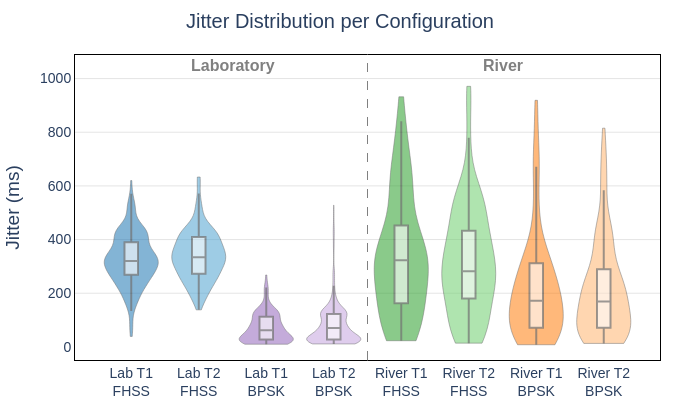

The notebook cell this image was saved under:
### Code cell
# ── 6.4 Jitter Violin ────────────────────────────────────────────────────────

short_labels_jitter = [
    "Lab T1<br>FHSS", "Lab T2<br>FHSS",
    "Lab T1<br>BPSK", "Lab T2<br>BPSK",
    "River T1<br>FHSS", "River T2<br>FHSS",
    "River T1<br>BPSK","River T2<br>BPSK",
]

fig = go.Figure()

# ── Violin + mean markers ────────────────────────────────────────────────────
for i, l in enumerate(labels):
    m  = metrics[l]
    sl = short_labels_jitter[i]

    fig.add_trace(go.Violin(
        y=m["jitter_vals"],
        x=[sl] * len(m["jitter_vals"]),
        name=sl.replace("<br>", " "),
        fillcolor=COLORS[i],
        opacity=0.55,
        line_color="rgba(0,0,0,0.5)",
        line_width=1,
        box_visible=True,
        box=dict(
            fillcolor="rgba(255,255,255,0.6)",
            line=dict(color="rgba(0,0,0,0.7)", width=2),
        ),
        meanline_visible=False,
        points=False,
        showlegend=False,
        width=0.8,
        spanmode="hard",
    ))

# ── Group separator ───────────────────────────────────────────────────────────
fig.add_vline(
    x=3.5,
    line_dash="dash",
    line_color="gray",
    line_width=1,
)

# ── Dynamic group label height (clean scaling) ───────────────────────────────
all_max_jitter = max(m["jitter_max"] for m in metrics.values())
group_label_y  = all_max_jitter * 1.08

fig.add_annotation(
    x=1.5,
    y=group_label_y,
    text="<b>Laboratory</b>",
    showarrow=False,
    font=dict(size=16, color="gray"),
)

fig.add_annotation(
    x=5.5,
    y=group_label_y,
    text="<b>River</b>",
    showarrow=False,
    font=dict(size=16, color="gray"),
)

# ── Layout (fully aligned with other figures) ────────────────────────────────
fig.update_layout(
    title=dict(
        text="Jitter Distribution per Configuration",
        font=dict(size=20),
        x=0.5,
        xanchor="center",
    ),
    width=680,
    height=420,
    plot_bgcolor="white",
    paper_bgcolor="white",
    font=dict(family="Arial, sans-serif", size=16),
    margin=dict(l=55, r=20, t=55, b=60),
    violingap=0.25,
    violingroupgap=0.1,
    legend=dict(
        x=0.01,
        y=0.99,
        bgcolor="rgba(255,255,255,0.9)",
        bordercolor="black",
        borderwidth=1,
        font=dict(size=12),
    ),
)

# ── Axes styling (consistent frame + grid) ───────────────────────────────────
fig.update_xaxes(
    showgrid=False,
    linecolor="black",
    mirror=True,
    tickfont=dict(size=14),
)

fig.update_yaxes(
    title_text="Jitter (ms)",
    gridcolor="#e5e5e5",
    linecolor="black",
    mirror=True,
    tickfont=dict(size=14),
)

save_fig(fig, "jitter_violin")
fig.show()

### Figure 1 — Plotly figure (JSON) as saved in the notebook; plotly's stock layout.template omitted (floating-point values rounded to 4 significant figures; data arrays with more than 128 entries replaced by an {"elided": "..."} marker saying what was removed)
{"data": [{"box": {"fillcolor": "rgba(255,255,255,0.6)", "line": {"color": "rgba(0,0,0,0.7)", "width": 2}, "visible": true}, "fillcolor": "#1f77b4", "line": {"color": "rgba(0,0,0,0.5)", "width": 1}, "meanline": {"visible": false}, "name": "Lab T1 FHSS", "opacity": 0.55, "points": false, "showlegend": false, "spanmode": "hard", "type": "violin", "width": 0.8, "x": {"elided": "194 str values"}, "y": {"elided": "194 float values"}}, {"box": {"fillcolor": "rgba(255,255,255,0.6)", "line": {"color": "rgba(0,0,0,0.7)", "width": 2}, "visible": true}, "fillcolor": "#4fa3d1", "line": {"color": "rgba(0,0,0,0.5)", "width": 1}, "meanline": {"visible": false}, "name": "Lab T2 FHSS", "opacity": 0.55, "points": false, "showlegend": false, "spanmode": "hard", "type": "violin", "width": 0.8, "x": {"elided": "221 str values"}, "y": {"elided": "221 float values"}}, {"box": {"fillcolor": "rgba(255,255,255,0.6)", "line": {"color": "rgba(0,0,0,0.7)", "width": 2}, "visible": true}, "fillcolor": "#9467bd", "line": {"color": "rgba(0,0,0,0.5)", "width": 1}, "meanline": {"visible": false}, "name": "Lab T1 BPSK", "opacity": 0.55, "points": false, "showlegend": false, "spanmode": "hard", "type": "violin", "width": 0.8, "x": {"elided": "134 str values"}, "y": {"elided": "134 float values"}}, {"box": {"fillcolor": "rgba(255,255,255,0.6)", "line": {"color": "rgba(0,0,0,0.7)", "width": 2}, "visible": true}, "fillcolor": "#c5a5e0", "line": {"color": "rgba(0,0,0,0.5)", "width": 1}, "meanline": {"visible": false}, "name": "Lab T2 BPSK", "opacity": 0.55, "points": false, "showlegend": false, "spanmode": "hard", "type": "violin", "width": 0.8, "x": {"elided": "368 str values"}, "y": {"elided": "368 float values"}}, {"box": {"fillcolor": "rgba(255,255,255,0.6)", "line": {"color": "rgba(0,0,0,0.7)", "width": 2}, "visible": true}, "fillcolor": "#2ca02c", "line": {"color": "rgba(0,0,0,0.5)", "width": 1}, "meanline": {"visible": false}, "name": "River T1 FHSS", "opacity": 0.55, "points": false, "showlegend": false, "spanmode": "hard", "type": "violin", "width": 0.8, "x": ["River T1<br>FHSS", "River T1<br>FHSS", "River T1<br>FHSS", "River T1<br>FHSS", "River T1<br>FHSS", "River T1<br>FHSS", "River T1<br>FHSS", "River T1<br>FHSS", "River T1<br>FHSS", "River T1<br>FHSS", "River T1<br>FHSS", "River T1<br>FHSS", "River T1<br>FHSS", "River T1<br>FHSS", "River T1<br>FHSS", "River T1<br>FHSS", "River T1<br>FHSS", "River T1<br>FHSS", "River T1<br>FHSS", "River T1<br>FHSS", "River T1<br>FHSS", "River T1<br>FHSS", "River T1<br>FHSS", "River T1<br>FHSS", "River T1<br>FHSS", "River T1<br>FHSS", "River T1<br>FHSS", "River T1<br>FHSS", "River T1<br>FHSS", "River T1<br>FHSS", "River T1<br>FHSS", "River T1<br>FHSS", "River T1<br>FHSS", "River T1<br>FHSS", "River T1<br>FHSS", "River T1<br>FHSS", "River T1<br>FHSS", "River T1<br>FHSS", "River T1<br>FHSS", "River T1<br>FHSS", "River T1<br>FHSS", "River T1<br>FHSS", "River T1<br>FHSS", "River T1<br>FHSS", "River T1<br>FHSS", "River T1<br>FHSS", "River T1<br>FHSS", "River T1<br>FHSS", "River T1<br>FHSS", "River T1<br>FHSS", "River T1<br>FHSS", "River T1<br>FHSS", "River T1<br>FHSS", "River T1<br>FHSS", "River T1<br>FHSS", "River T1<br>FHSS", "River T1<br>FHSS", "River T1<br>FHSS", "River T1<br>FHSS", "River T1<br>FHSS", "River T1<br>FHSS", "River T1<br>FHSS", "River T1<br>FHSS", "River T1<br>FHSS", "River T1<br>FHSS", "River T1<br>FHSS", "River T1<br>FHSS", "River T1<br>FHSS", "River T1<br>FHSS", "River T1<br>FHSS", "River T1<br>FHSS", "River T1<br>FHSS", "River T1<br>FHSS", "River T1<br>FHSS", "River T1<br>FHSS", "River T1<br>FHSS", "River T1<br>FHSS", "River T1<br>FHSS", "River T1<br>FHSS", "River T1<br>FHSS"], "y": [182.0, 62.0, 220.0, 34.0, 317.0, 331.0, 260.0, 683.0, 769.0, 330.0, 225.0, 44.0, 378.0, 272.0, 329.0, 520.0, 230.0, 320.0, 432.0, 631.0, 620.0, 372.0, 332.0, 122.0, 86.0, 932.0, 612.0, 181.0, 168.0, 329.0, 28.0, 377.0, 644.0, 79.0, 26.0, 271.0, 578.0, 571.0, 29.0, 374.0, 779.0, 72.0, 273.0, 522.0, 428.0, 372.0, 378.0, 145.0, 23.0, 328.0, 128.0, 321.0, 472.0, 378.0, 71.0, 128.0, 178.0, 71.0, 213.0, 672.0, 430.0, 324.0, 158.0, 278.0, 272.0, 226.0, 421.0, 629.0, 723.0, 329.0, 527.0, 121.0, 28.0, 227.0, 422.0, 829.0, 841.0, 624.0, 122.0, 228.0]}, {"box": {"fillcolor": "rgba(255,255,255,0.6)", "line": {"color": "rgba(0,0,0,0.7)", "width": 2}, "visible": true}, "fillcolor": "#6fcf6f", "line": {"color": "rgba(0,0,0,0.5)", "width": 1}, "meanline": {"visible": false}, "name": "River T2 FHSS", "opacity": 0.55, "points": false, "showlegend": false, "spanmode": "hard", "type": "violin", "width": 0.8, "x": ["River T2<br>FHSS", "River T2<br>FHSS", "River T2<br>FHSS", "River T2<br>FHSS", "River T2<br>FHSS", "River T2<br>FHSS", "River T2<br>FHSS", "River T2<br>FHSS", "River T2<br>FHSS", "River T2<br>FHSS", "River T2<br>FHSS", "River T2<br>FHSS", "River T2<br>FHSS", "River T2<br>FHSS", "River T2<br>FHSS", "River T2<br>FHSS", "River T2<br>FHSS", "River T2<br>FHSS", "River T2<br>FHSS", "River T2<br>FHSS", "River T2<br>FHSS", "River T2<br>FHSS", "River T2<br>FHSS", "River T2<br>FHSS", "River T2<br>FHSS", "River T2<br>FHSS", "River T2<br>FHSS", "River T2<br>FHSS", "River T2<br>FHSS", "River T2<br>FHSS", "River T2<br>FHSS", "River T2<br>FHSS", "River T2<br>FHSS", "River T2<br>FHSS", "River T2<br>FHSS", "River T2<br>FHSS", "River T2<br>FHSS", "River T2<br>FHSS", "River T2<br>FHSS", "River T2<br>FHSS", "River T2<br>FHSS", "River T2<br>FHSS", "River T2<br>FHSS", "River T2<br>FHSS", "River T2<br>FHSS", "River T2<br>FHSS", "River T2<br>FHSS", "River T2<br>FHSS", "River T2<br>FHSS", "River T2<br>FHSS", "River T2<br>FHSS", "River T2<br>FHSS", "River T2<br>FHSS", "River T2<br>FHSS", "River T2<br>FHSS", "River T2<br>FHSS", "River T2<br>FHSS", "River T2<br>FHSS", "River T2<br>FHSS", "River T2<br>FHSS", "River T2<br>FHSS", "River T2<br>FHSS", "River T2<br>FHSS", "River T2<br>FHSS", "River T2<br>FHSS", "River T2<br>FHSS", "River T2<br>FHSS", "River T2<br>FHSS", "River T2<br>FHSS", "River T2<br>FHSS", "River T2<br>FHSS", "River T2<br>FHSS", "River T2<br>FHSS", "River T2<br>FHSS", "River T2<br>FHSS", "River T2<br>FHSS", "River T2<br>FHSS", "River T2<br>FHSS", "River T2<br>FHSS", "River T2<br>FHSS", "River T2<br>FHSS", "River T2<br>FHSS", "River T2<br>FHSS", "River T2<br>FHSS", "River T2<br>FHSS", "River T2<br>FHSS", "River T2<br>FHSS", "River T2<br>FHSS", "River T2<br>FHSS", "River T2<br>FHSS", "River T2<br>FHSS", "River T2<br>FHSS", "River T2<br>FHSS", "River T2<br>FHSS", "River T2<br>FHSS", "River T2<br>FHSS", "River T2<br>FHSS", "River T2<br>FHSS", "River T2<br>FHSS", "River T2<br>FHSS", "River T2<br>FHSS", "River T2<br>FHSS", "River T2<br>FHSS", "River T2<br>FHSS", "River T2<br>FHSS", "River T2<br>FHSS"], "y": [419.0, 331.0, 319.0, 230.0, 32.0, 288.0, 181.0, 269.0, 230.0, 220.0, 533.0, 620.0, 331.0, 271.0, 383.0, 269.0, 383.0, 71.0, 133.0, 519.0, 531.0, 220.0, 534.0, 971.0, 580.0, 269.0, 81.0, 170.0, 433.0, 220.0, 67.0, 19.0, 130.0, 268.0, 181.0, 370.0, 384.0, 270.0, 910.0, 182.0, 742.0, 280.0, 70.0, 283.0, 570.0, 532.0, 88.0, 521.0, 433.0, 370.0, 382.0, 70.0, 180.0, 31.0, 67.0, 422.0, 334.0, 219.0, 932.0, 483.0, 370.0, 381.0, 268.0, 331.0, 119.0, 388.0, 432.0, 169.0, 180.0, 469.0, 615.0, 169.0, 20.0, 333.0, 520.0, 433.0, 421.0, 232.0, 267.0, 80.0, 132.0, 19.0, 60.0, 187.0, 363.0, 580.0, 563.0, 234.0, 323.0, 531.0, 621.0, 334.0, 14.0, 67.0, 185.0, 268.0, 280.0, 470.0, 529.0, 21.0, 72.0, 462.0, 779.0, 271.0, 69.0, 522.0]}, {"box": {"fillcolor": "rgba(255,255,255,0.6)", "line": {"color": "rgba(0,0,0,0.7)", "width": 2}, "visible": true}, "fillcolor": "#ff7f0e", "line": {"color": "rgba(0,0,0,0.5)", "width": 1}, "meanline": {"visible": false}, "name": "River T1 BPSK", "opacity": 0.55, "points": false, "showlegend": false, "spanmode": "hard", "type": "violin", "width": 0.8, "x": ["River T1<br>BPSK", "River T1<br>BPSK", "River T1<br>BPSK", "River T1<br>BPSK", "River T1<br>BPSK", "River T1<br>BPSK", "River T1<br>BPSK", "River T1<br>BPSK", "River T1<br>BPSK", "River T1<br>BPSK", "River T1<br>BPSK", "River T1<br>BPSK", "River T1<br>BPSK", "River T1<br>BPSK", "River T1<br>BPSK", "River T1<br>BPSK", "River T1<br>BPSK", "River T1<br>BPSK", "River T1<br>BPSK", "River T1<br>BPSK", "River T1<br>BPSK", "River T1<br>BPSK", "River T1<br>BPSK", "River T1<br>BPSK", "River T1<br>BPSK", "River T1<br>BPSK", "River T1<br>BPSK", "River T1<br>BPSK", "River T1<br>BPSK", "River T1<br>BPSK", "River T1<br>BPSK", "River T1<br>BPSK", "River T1<br>BPSK", "River T1<br>BPSK", "River T1<br>BPSK", "River T1<br>BPSK", "River T1<br>BPSK", "River T1<br>BPSK", "River T1<br>BPSK", "River T1<br>BPSK", "River T1<br>BPSK", "River T1<br>BPSK", "River T1<br>BPSK", "River T1<br>BPSK", "River T1<br>BPSK", "River T1<br>BPSK", "River T1<br>BPSK", "River T1<br>BPSK", "River T1<br>BPSK", "River T1<br>BPSK", "River T1<br>BPSK", "River T1<br>BPSK", "River T1<br>BPSK", "River T1<br>BPSK", "River T1<br>BPSK", "River T1<br>BPSK", "River T1<br>BPSK", "River T1<br>BPSK", "River T1<br>BPSK", "River T1<br>BPSK", "River T1<br>BPSK", "River T1<br>BPSK", "River T1<br>BPSK", "River T1<br>BPSK", "River T1<br>BPSK", "River T1<br>BPSK", "River T1<br>BPSK", "River T1<br>BPSK", "River T1<br>BPSK", "River T1<br>BPSK", "River T1<br>BPSK", "River T1<br>BPSK", "River T1<br>BPSK", "River T1<br>BPSK", "River T1<br>BPSK"], "y": [22.0, 128.0, 28.0, 221.0, 131.0, 340.0, 495.0, 228.0, 122.0, 30.0, 111.0, 240.0, 212.0, 238.0, 284.0, 79.0, 71.0, 75.0, 177.0, 331.0, 172.0, 321.0, 129.0, 31.0, 80.0, 168.0, 21.0, 136.0, 12.0, 28.0, 39.0, 222.0, 833.0, 710.0, 141.0, 215.0, 68.0, 27.0, 229.0, 123.0, 29.0, 72.0, 20.0, 328.0, 732.0, 919.0, 39.0, 555.0, 629.0, 368.0, 423.0, 230.0, 119.0, 171.0, 30.0, 181.0, 328.0, 270.0, 119.0, 129.0, 171.0, 179.0, 232.0, 182.0, 671.0, 31.0, 280.0, 270.0, 8.0, 436.0, 324.0, 70.0, 328.0, 322.0, 62.0]}, {"box": {"fillcolor": "rgba(255,255,255,0.6)", "line": {"color": "rgba(0,0,0,0.7)", "width": 2}, "visible": true}, "fillcolor": "#ffb570", "line": {"color": "rgba(0,0,0,0.5)", "width": 1}, "meanline": {"visible": false}, "name": "River T2 BPSK", "opacity": 0.55, "points": false, "showlegend": false, "spanmode": "hard", "type": "violin", "width": 0.8, "x": ["River T2<br>BPSK", "River T2<br>BPSK", "River T2<br>BPSK", "River T2<br>BPSK", "River T2<br>BPSK", "River T2<br>BPSK", "River T2<br>BPSK", "River T2<br>BPSK", "River T2<br>BPSK", "River T2<br>BPSK", "River T2<br>BPSK", "River T2<br>BPSK", "River T2<br>BPSK", "River T2<br>BPSK", "River T2<br>BPSK", "River T2<br>BPSK", "River T2<br>BPSK", "River T2<br>BPSK", "River T2<br>BPSK", "River T2<br>BPSK", "River T2<br>BPSK", "River T2<br>BPSK", "River T2<br>BPSK", "River T2<br>BPSK", "River T2<br>BPSK", "River T2<br>BPSK", "River T2<br>BPSK", "River T2<br>BPSK", "River T2<br>BPSK", "River T2<br>BPSK", "River T2<br>BPSK", "River T2<br>BPSK", "River T2<br>BPSK", "River T2<br>BPSK", "River T2<br>BPSK", "River T2<br>BPSK", "River T2<br>BPSK", "River T2<br>BPSK", "River T2<br>BPSK", "River T2<br>BPSK", "River T2<br>BPSK", "River T2<br>BPSK", "River T2<br>BPSK", "River T2<br>BPSK", "River T2<br>BPSK", "River T2<br>BPSK", "River T2<br>BPSK", "River T2<br>BPSK", "River T2<br>BPSK", "River T2<br>BPSK", "River T2<br>BPSK", "River T2<br>BPSK", "River T2<br>BPSK", "River T2<br>BPSK", "River T2<br>BPSK", "River T2<br>BPSK", "River T2<br>BPSK", "River T2<br>BPSK", "River T2<br>BPSK", "River T2<br>BPSK", "River T2<br>BPSK", "River T2<br>BPSK", "River T2<br>BPSK", "River T2<br>BPSK", "River T2<br>BPSK", "River T2<br>BPSK", "River T2<br>BPSK", "River T2<br>BPSK", "River T2<br>BPSK", "River T2<br>BPSK", "River T2<br>BPSK", "River T2<br>BPSK", "River T2<br>BPSK", "River T2<br>BPSK", "River T2<br>BPSK", "River T2<br>BPSK", "River T2<br>BPSK", "River T2<br>BPSK", "River T2<br>BPSK", "River T2<br>BPSK", "River T2<br>BPSK", "River T2<br>BPSK", "River T2<br>BPSK", "River T2<br>BPSK", "River T2<br>BPSK", "River T2<br>BPSK", "River T2<br>BPSK", "River T2<br>BPSK", "River T2<br>BPSK", "River T2<br>BPSK", "River T2<br>BPSK", "River T2<br>BPSK", "River T2<br>BPSK", "River T2<br>BPSK", "River T2<br>BPSK", "River T2<br>BPSK", "River T2<br>BPSK", "River T2<br>BPSK", "River T2<br>BPSK", "River T2<br>BPSK", "River T2<br>BPSK", "River T2<br>BPSK", "River T2<br>BPSK", "River T2<br>BPSK", "River T2<br>BPSK", "River T2<br>BPSK"], "y": [419.0, 31.0, 130.0, 219.0, 232.0, 418.0, 135.0, 118.0, 335.0, 165.0, 285.0, 470.0, 86.0, 33.0, 13.0, 231.0, 219.0, 133.0, 215.0, 36.0, 80.0, 28.0, 32.0, 219.0, 31.0, 82.0, 33.0, 214.0, 164.0, 19.0, 313.0, 269.0, 169.0, 182.0, 67.0, 20.0, 168.0, 131.0, 18.0, 131.0, 19.0, 31.0, 81.0, 67.0, 170.0, 483.0, 268.0, 118.0, 69.0, 31.0, 82.0, 86.0, 329.0, 67.0, 280.0, 67.0, 419.0, 132.0, 270.0, 183.0, 432.0, 620.0, 233.0, 130.0, 584.0, 269.0, 118.0, 370.0, 714.0, 425.0, 815.0, 620.0, 144.0, 369.0, 289.0, 231.0, 86.0, 181.0, 734.0, 690.0, 333.0, 219.0, 168.0, 87.0, 414.0, 571.0, 31.0, 83.0, 230.0, 418.0, 232.0, 71.0, 16.0, 30.0, 216.0, 31.0, 228.0, 119.0, 232.0, 420.0, 32.0, 31.0, 20.0, 333.0, 181.0, 438.0]}], "layout": {"annotations": [{"font": {"color": "gray", "size": 16}, "showarrow": false, "text": "<b>Laboratory</b>", "x": 1.5, "y": 1049.0}, {"font": {"color": "gray", "size": 16}, "showarrow": false, "text": "<b>River</b>", "x": 5.5, "y": 1049.0}], "font": {"family": "Arial, sans-serif", "size": 16}, "height": 420, "legend": {"bgcolor": "rgba(255,255,255,0.9)", "bordercolor": "black", "borderwidth": 1, "font": {"size": 12}, "x": 0.01, "y": 0.99}, "margin": {"b": 60, "l": 55, "r": 20, "t": 55}, "paper_bgcolor": "white", "plot_bgcolor": "white", "shapes": [{"line": {"color": "gray", "dash": "dash", "width": 1}, "type": "line", "x0": 3.5, "x1": 3.5, "xref": "x", "y0": 0, "y1": 1, "yref": "y domain"}], "title": {"font": {"size": 20}, "text": "Jitter Distribution per Configuration", "x": 0.5, "xanchor": "center"}, "violingap": 0.25, "violingroupgap": 0.1, "width": 680, "xaxis": {"linecolor": "black", "mirror": true, "showgrid": false, "tickfont": {"size": 14}}, "yaxis": {"gridcolor": "#e5e5e5", "linecolor": "black", "mirror": true, "tickfont": {"size": 14}, "title": {"text": "Jitter (ms)"}}}}
